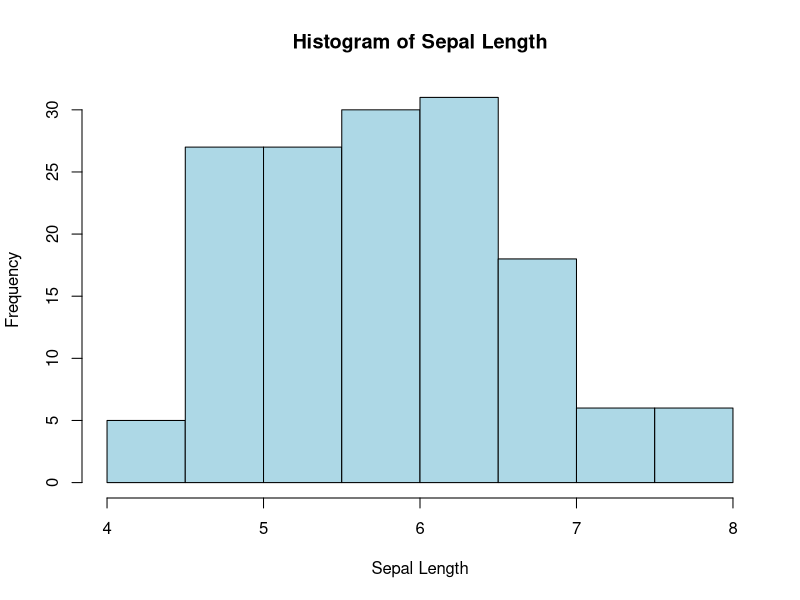
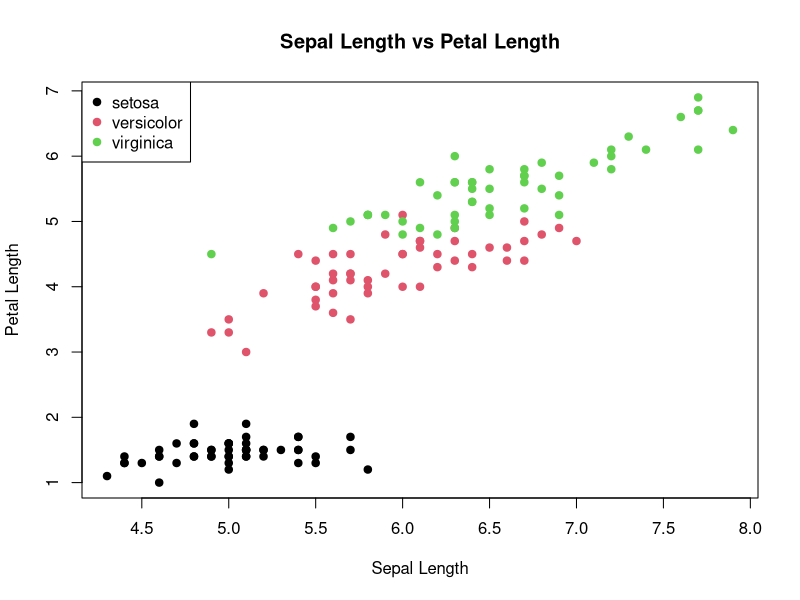
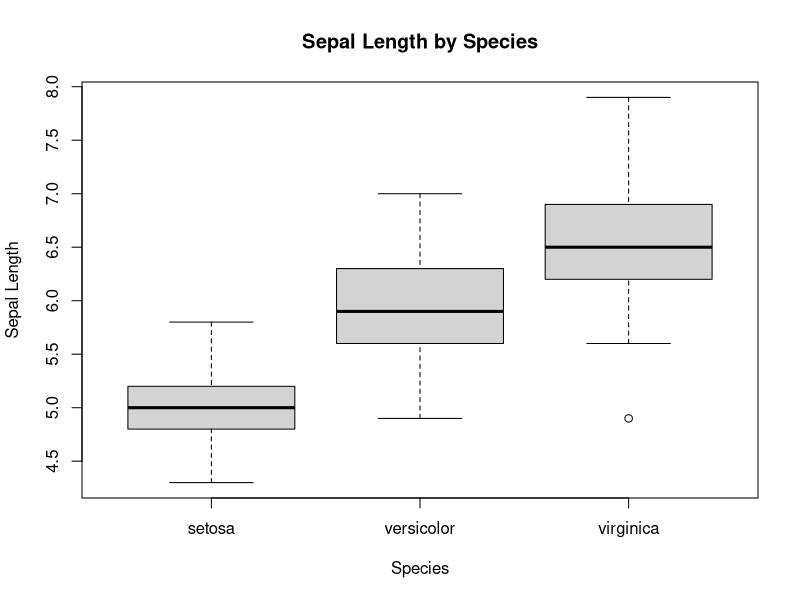
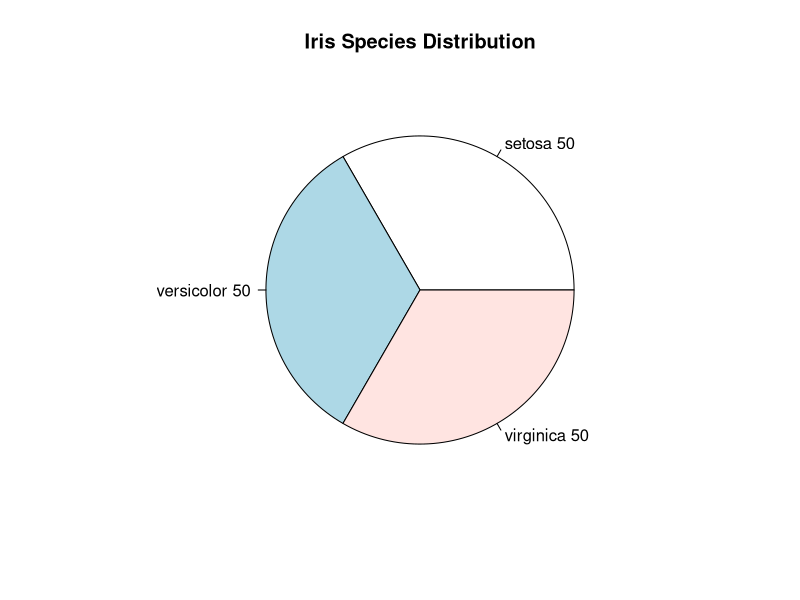
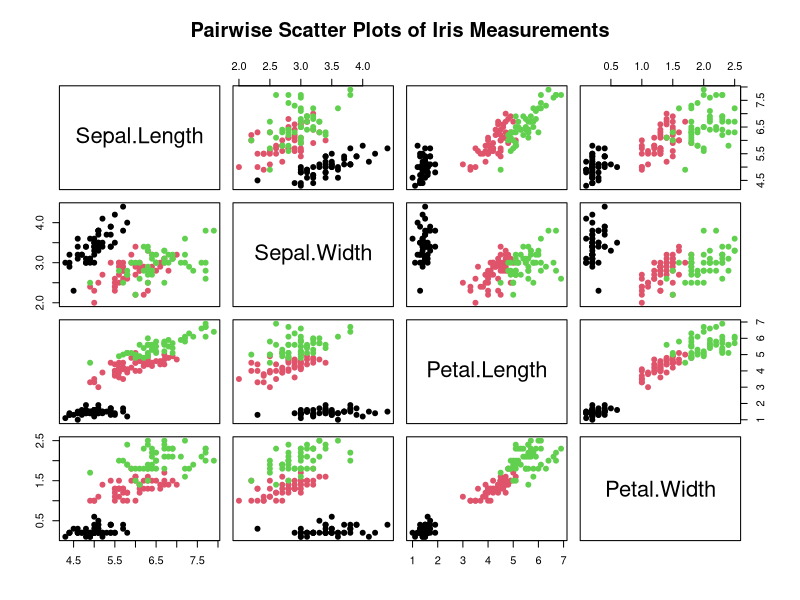
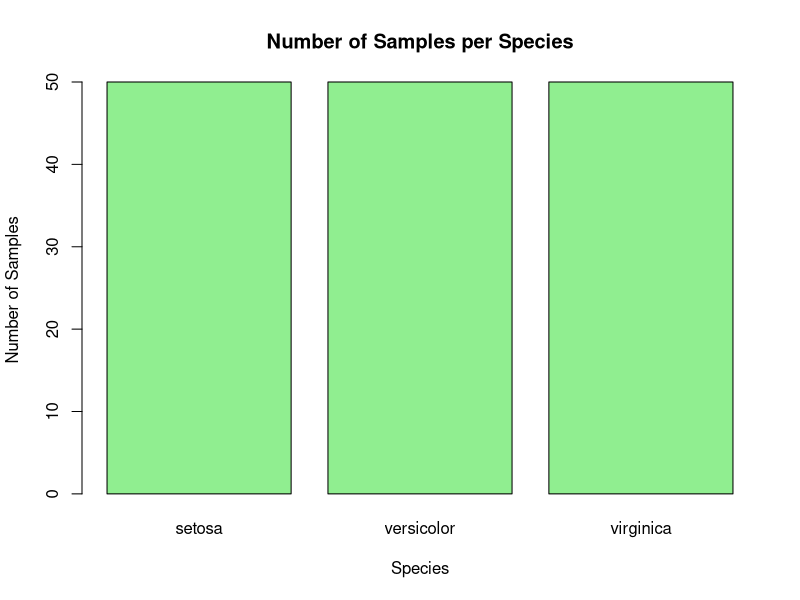

Write R code to recreate these figures, in order.
# EXPERIMENT 7 — R SCRIPT: IRIS DATA ANALYSIS AND VISUALIZATION

# 1. Load and inspect the built-in dataset
data(iris)
head(iris)
str(iris)
summary(iris)

# 2. Check dataset dimensions and names
dim(iris)
nrow(iris)
ncol(iris)
names(iris)

# 3. Check missing values
colSums(is.na(iris))

# 4. Basic statistical analysis
mean(iris$Sepal.Length)
median(iris$Sepal.Length)
sd(iris$Sepal.Length)
min(iris$Sepal.Length)
max(iris$Sepal.Length)

# 5. Analyze different species
table(iris$Species)
aggregate(. ~ Species, data = iris, FUN = mean)

# 6A. Histogram
hist(iris$Sepal.Length,
     main = "Histogram of Sepal Length",
     xlab = "Sepal Length",
     col = "lightblue",
     border = "black")

# 6B. Scatter plot
plot(iris$Sepal.Length, iris$Petal.Length,
     main = "Sepal Length vs Petal Length",
     xlab = "Sepal Length",
     ylab = "Petal Length",
     pch = 19,
     col = as.integer(iris$Species))
legend("topleft", legend = levels(iris$Species),
       col = 1:3, pch = 19)

# 6C. Box plot
boxplot(Sepal.Length ~ Species, data = iris,
        main = "Sepal Length by Species",
        xlab = "Species",
        ylab = "Sepal Length")

# 6D. Pie chart — species proportions
species_counts <- table(iris$Species)
pie(species_counts,
    main = "Iris Species Distribution",
    labels = paste(names(species_counts), species_counts))

# 6E. Better visualization — pairs plot
pairs(iris[1:4],
      main = "Pairwise Scatter Plots of Iris Measurements",
      col = as.integer(iris$Species),
      pch = 19)

# 6F. Bar chart
barplot(species_counts,
        main = "Number of Samples per Species",
        xlab = "Species",
        ylab = "Number of Samples",
        col = "lightgreen")
